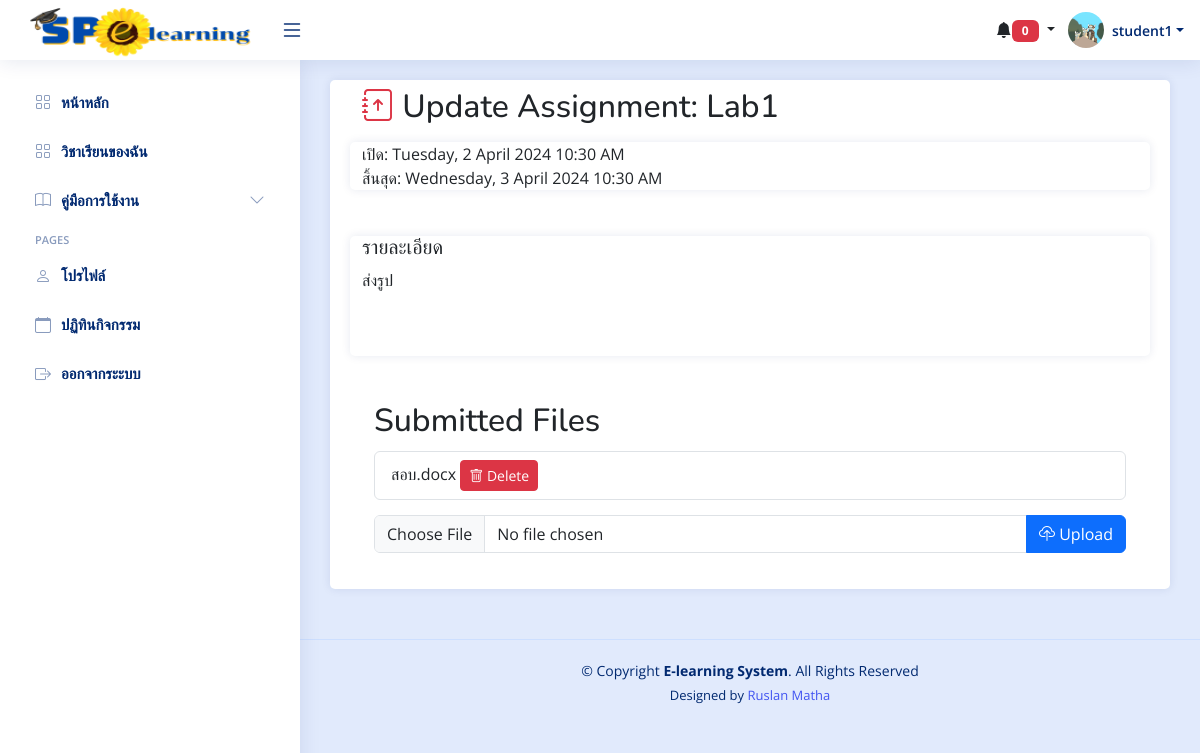
The page /student/update_assignment.php?assignment_id=1 (signed in) on the database its author committed.
### tables this page shows
CREATE TABLE `students` (
  `s_id` int(11) NOT NULL,
  `username` varchar(255) NOT NULL,
  `password` varchar(255) NOT NULL,
  `first_name` varchar(255) NOT NULL,
  `last_name` varchar(255) NOT NULL,
  `gender` varchar(50) NOT NULL,
  `classroom` varchar(50) NOT NULL,
  `year` int(10) NOT NULL,
  `image` varchar(255) NOT NULL
);

CREATE TABLE `assignments` (
  `assignment_id` int(11) NOT NULL,
  `lesson_id` int(11) DEFAULT NULL,
  `title` varchar(255) DEFAULT NULL,
  `description` text DEFAULT NULL,
  `deadline` datetime DEFAULT NULL,
  `file_path` varchar(255) DEFAULT NULL,
  `open_time` datetime DEFAULT NULL,
  `close_time` datetime DEFAULT NULL,
  `status` enum('open','closed') DEFAULT 'open',
  `file_name` varchar(255) NOT NULL,
  `course_id` int(11) NOT NULL
);

CREATE TABLE `submitted_assignments` (
  `id` int(11) NOT NULL,
  `student_id` int(11) NOT NULL,
  `last_updated` timestamp NOT NULL DEFAULT current_timestamp() ON UPDATE current_timestamp(),
  `status` enum('ตรวจแล้ว','ยังไม่ตรวจ') NOT NULL DEFAULT 'ยังไม่ตรวจ',
  `assignment_id` int(11) NOT NULL,
  `submitted_file` varchar(255) NOT NULL,
  `submitted_datetime` timestamp NOT NULL DEFAULT current_timestamp(),
  `comment` varchar(1000) NOT NULL
);

### student/update_assignment.php (the view, shortened to what this page needs)
<?php
include('../connections/connection.php');
$user_id = $_SESSION['user_id'];
$stmt = $db->prepare("SELECT * FROM students WHERE s_id = :user_id");
$stmt->bindParam(':user_id', $user_id);
$stmt->execute();
$student = $stmt->fetch(PDO::FETCH_ASSOC);
$assignment_id = $_GET['assignment_id'];
$stmt = $db->prepare("SELECT * FROM assignments WHERE assignment_id = :assignment_id");
$stmt->bindParam(':assignment_id', $assignment_id);
$stmt->execute();
$assignment = $stmt->fetch(PDO::FETCH_ASSOC);
$user_id = $_SESSION['user_id'];
$stmt_submission = $db->prepare("SELECT * FROM submitted_assignments WHERE assignment_id = :assignment_id AND student_id = :student_id");
$stmt_submission->bindParam(':assignment_id', $assignment_id);
$stmt_submission->bindParam(':student_id', $user_id);
$stmt_submission->execute();
$startDateTime = strftime('%A, %e %B %Y %I:%M %p', strtotime($assignment['open_time']));
$endDateTime = strftime('%A, %e %B %Y %I:%M %p', strtotime($assignment['close_time']));
?>
<?php include('head.php'); ?>
<body>
    <?php include('header.php'); ?>
    <?php include('sidebar.php'); ?>
    <main id="main" class="main">
        <div class="card overflow-auto">
            <div class="card-body">
                <div class="container">
                    <h2 class="py-2"> <i class="bi bi-journal-arrow-up text-danger"></i> Update Assignment: <?php echo $assignment['title']; ?></h2>
                    <div class="row">
                        <div class="card">
                        เปิด: <?php echo $startDateTime; ?><br>
                        สิ้นสุด: <?php echo $endDateTime; ?>
                    </div>
                    <div class="mt-3 card">
                        <h5>รายละเอียด</h5>
                        <p><?php echo $assignment['description']; ?></p><br><br>
                        </div>
                    </div>
                    <div class="container mt-3">
                        <h2>Submitted Files</h2>
                        <ul id="file-list" class="list-group">
                            <?php
                            $stmt_files = $db->prepare("SELECT * FROM submitted_assignments WHERE assignment_id = :assignment_id AND student_id = :student_id");
                            $stmt_files->bindParam(':assignment_id', $assignment_id);
                            $stmt_files->bindParam(':student_id', $user_id);
                            $stmt_files->execute();
                            $files = $stmt_files->fetchAll(PDO::FETCH_ASSOC);
                            foreach ($files as $file) {
                                echo "<li class='list-group-item'>{$file['submitted_file']} <button class='btn btn-sm btn-danger' onclick='deleteFile({$file['id']})'><i class='bi bi-trash'></i> Delete</button></li>";
                            }
                            ?>
                        </ul>
                        <form action="upload.php" method="post" enctype="multipart/form-data" id="file-upload-form">
                            <div class="input-group mb-3">
                                <input type="file" class="form-control" name="file" id="file" >
                                <button type="submit" class="btn btn-primary" name="submit"><i class="bi bi-cloud-upload"></i> Upload</button>
                            </div>
                        </form>
                    </div>
                </div>
            </div>
        </div>
    </main>
    <?php include('footer.php'); ?>
</body>
</html>

### student/header.php (shortened to what this page needs)
<header id="header" class="header fixed-top d-flex align-items-center">
<div class="d-flex align-items-center justify-content-between">
  <a href="index.php" >
    <img src="../uploads/img/logo.png" alt="" style="width: 250px; height: 60px;">
  </a>
  <i class="bi bi-list toggle-sidebar-btn" style="font-size: 24px;"></i>
</div>
<nav class="header-nav ms-auto">
  <ul class="d-flex align-items-center">
<div class="dropdown d-none d-md-block">
  <button class="btn dropdown-toggle" type="button" id="notificationDropdown" data-bs-toggle="dropdown" aria-expanded="false">
    <i class="bi bi-bell-fill"></i><span class="badge bg-danger" id="notificationCount">0</span>
  </button>
</div>
    <li class="nav-item dropdown pe-3">
      <a class="nav-link nav-profile d-flex align-items-center pe-0" href="#" data-bs-toggle="dropdown">
                  <?php if (!empty($student['image'])): ?>
                  <?php
                  $imagePath = 'images/' . $student['image'];
                  ?>
                  <img src="<?php echo $imagePath; ?>" alt="Profile" class="rounded-circle">
              <?php else: ?>
                  <img src="images/Default.png" alt="Default Profile" class="rounded-circle">
              <?php endif; ?>
        <span class="d-none d-md-block dropdown-toggle ps-2"><?php echo $student['first_name'];?></span>
      </a>
    </li>
  </ul>
</nav>
</header>

### student/css/style.css (style rules this page uses)
:root { scroll-behavior: smooth; }
a { color: #4154f1; text-decoration: none; }
h1, h2, h3, h4, h5, h6 { font-family: "Nunito", sans-serif; }
#main { margin-top: 60px; padding: 20px 30px; transition: all 0.3s; }
.header { transition: all 0.5s; z-index: 997; height: 60px; box-shadow: 0px 2px 20px rgba(1, 41, 112, 0.1); background-color: #fff; padding-left: 20px; }
.header .toggle-sidebar-btn { font-size: 32px; padding-left: 10px; cursor: pointer; color: #012970; }
@media (min-width: 1200px) { #main, #footer { margin-left: 300px; } }

### student/head.php (style rules this page uses)
body { font-family: "Open Sans", sans-serif; background-color: #e1eafc; }
.badge { font-weight: bold; text-transform: uppercase; padding: 5px 10px; min-width: 19px; }
.header-nav ul { list-style: none; }
.header-nav>ul { margin: 0; padding: 0; }
.header-nav .nav-profile { color: #012970; }
.header-nav .nav-profile img { max-height: 36px; }
.header-nav .nav-profile span { font-size: 14px; font-weight: 600; }
.card { margin-bottom: 30px; border: none; border-radius: 5px; box-shadow: 0px 0px 10px rgba(1, 41, 112, 0.1); background-color: #fff; }
.card-body { padding: 0 20px 20px 20px; }
#file-list { list-style-type: none; padding: 0; margin: 10px 0; }
#file-list li { margin-bottom: 5px; }

### rows shown on the page
students: image (picture), first_name "student1"
assignments: title "Lab1", open_time "Tuesday, 2 April 2024 10:30 AM", close_time "Wednesday, 3 April 2024 10:30 AM", description "ส่งรูป"
submitted_assignments: submitted_file "สอบ.docx"
